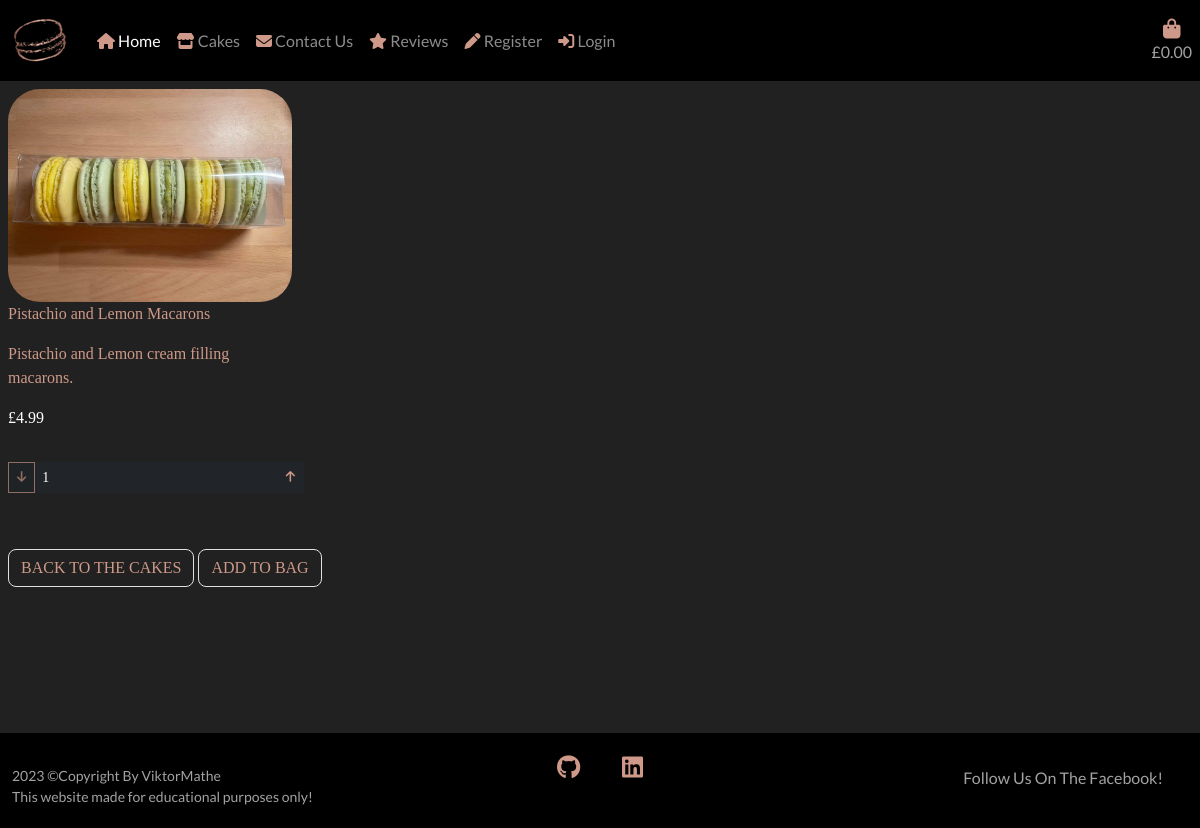
Screenshot of /cakes/cake_details/1 with the database file from the repository.
### cakes/models.py (models this page shows, shortened)
class Cake(models.Model):
    category = models.ForeignKey(
        'Category', null=True, blank=True, on_delete=models.SET_NULL)
    sku = models.CharField(max_length=50, null=True, blank=True)
    name = models.CharField(max_length=150)
    description = models.TextField()
    flavours = models.CharField(max_length=50, null=True, blank=True)
    price = models.DecimalField(max_digits=6, decimal_places=2)
    image = models.ImageField(null=True, blank=True)

### cakes/views.py (the view)
# urls.py: path('cake_details/<int:cake_id>', views.cake_details, name='cake_details')
def cake_details(request, cake_id):
    cake = get_object_or_404(Cake, pk=cake_id)
    template = 'cake_details.html'
    context = {
        'cake': cake
    }
    return render(request, template, context)

### bag/context.py (called while the page is built, shortened)
def bag_contents(request):
    bag_contents = []
    total = 0
    cake_count = 0
    bag = request.session.get('bag', {})
    if total < settings.FREE_DELIVERY:
        delivery_fee = total * Decimal(settings.DELIVERY_PERCENTAGE/100)
        free_delivery_delta = settings.FREE_DELIVERY - total
    else:
        delivery_fee = 0
        free_delivery_delta = 0
    order_total = delivery_fee + total
    context = {
        'bag_contents': bag_contents,
        'total': total,
        'cake_count': cake_count,
        'delivery_fee': delivery_fee,
        'free_delivery': settings.FREE_DELIVERY,
        'free_delivery_delta': free_delivery_delta,
        'order_total': order_total,
    }
    return context

### cakes/templates/cake_details.html (shortened to what this page needs)
{% extends "base.html" %}
{% load static %}
{% block content %}
<div class="remove-bg"></div>
<div class="col-sm-6 p-2 col-md-6 col-lg-4 col-xl-3 text">
    <img class="card-img-top img-fluid rounded-5" src="{{ cake.image.url }}" alt="{{ cake.name }}">
    <p>{{ cake.name }}</p>
    <p>{{ cake.description }}</p>
    <p class="text-white">£{{ cake.price }}</p>
</div>
<form class="text p-2" method="POST" action="{% url 'add_bag_content' cake.id %}">
    <div class="form-group w-25">
        <div class="input-group">
            <div class="input-group-prepend">
                <button class="decrement-qty btn btn-sm rounded-0 bg-dark text"
                    data-cake_id="{{ cake.cake_id }}" id="decrement-qty_{{ cake.cake_id }}">
                    <span>
                    </span>
                </button>
            </div>
            <input class="form-control form-control-sm qty_input bg-dark text-white border-0" type="number" name="quantity"
                value="1" min="1" max="99" data-cake_id="{{ cake.cake_id }}"
                id="id_qty_{{ cake.cake_id }}">
            <div class="input-group-append">
                <button class="increment-qty btn btn-sm rounded-0 bg-dark text"
                    data-cake_id="{{ cake.cake_id }}" id="increment-qty_{{ cake.cake_id }}">
                    <span>
                    </span>
                </button>
            </div>
        </div>
    </div>
    <div class="col-12 mt-2">
        <a href="{% url 'cakes' %}" class="btn text border rounded-3 mt-5">
            <span class="text-uppercase text">Back to the Cakes</span>
        </a>
        <input type="submit" class="btn rounded-3 border text text-uppercase mt-5" value="Add to Bag">
        </div>
</form>
{% endblock %}

### static/css/base.css (style rules this page uses)
html { height: 100%; }
body { background: url('/media/macaron_background.png') fixed center center no-repeat; background-size: cover; height: calc(100vh - 164px); font-family: 'Lato', sans-serif; }
.remove-bg { height: 100%; width: 100%; top: 0; left: 0; position: fixed; background: #212121; z-index: -1; }
.text { color: #ce9988; font-family: Italic; }

### rows the page displays
Cake: image (picture), name "Pistachio and Lemon Macarons", description "Pistachio and Lemon cream filling macarons.", price "4.99"
